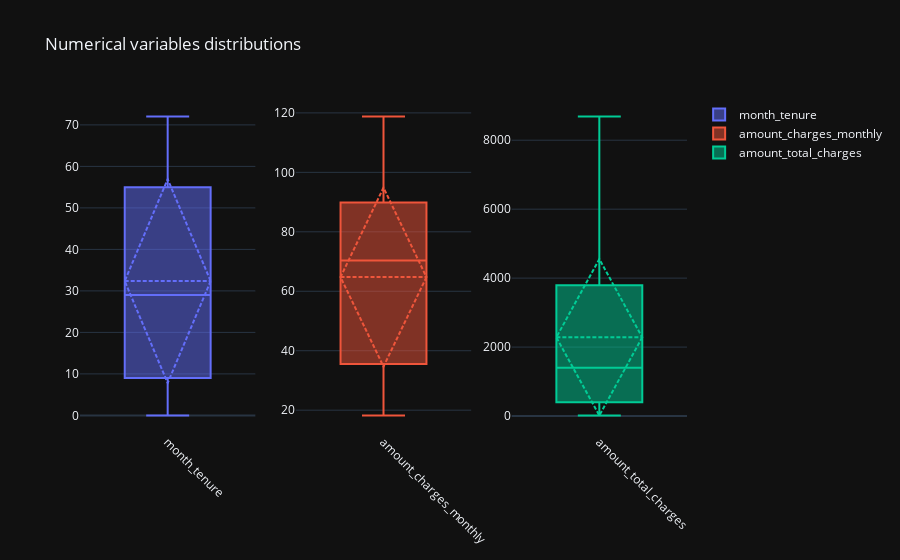

Notebook source saved alongside this figure:
### Code cell
n_col = len(num_columns)
col_width = [1/n_col for i in range(n_col)]
col_spec = [{"type": "bar"} for i in range(n_col)]

fig = make_subplots(
    rows=1,
    cols=n_col,
    column_widths=col_width,
    specs=[col_spec]
)

for i in range(n_col):
    col = num_columns[i]
    fig.add_trace(go.Box(y=df[col], name=col, boxmean="sd"), row=1, col=i+1)

fig.update_layout(title="Numerical variables distributions", template="plotly_dark")
fig.update_xaxes(tickangle=45)
fig.show()

### Figure 1 — Plotly figure (JSON) as saved in the notebook; plotly's stock layout.template omitted (floating-point values rounded to 4 significant figures; data arrays with more than 128 entries replaced by an {"elided": "..."} marker saying what was removed)
{"data": [{"boxmean": "sd", "name": "month_tenure", "type": "box", "xaxis": "x", "y": {"elided": "7043 int values"}, "yaxis": "y"}, {"boxmean": "sd", "name": "amount_charges_monthly", "type": "box", "xaxis": "x2", "y": {"elided": "7043 float values"}, "yaxis": "y2"}, {"boxmean": "sd", "name": "amount_total_charges", "type": "box", "xaxis": "x3", "y": {"elided": "7043 float values"}, "yaxis": "y3"}], "layout": {"title": {"text": "Numerical variables distributions"}, "xaxis": {"anchor": "y", "domain": [0, 0.2889], "tickangle": 45}, "xaxis2": {"anchor": "y2", "domain": [0.3556, 0.6444], "tickangle": 45}, "xaxis3": {"anchor": "y3", "domain": [0.7111, 1.0], "tickangle": 45}, "yaxis": {"anchor": "x", "domain": [0, 1]}, "yaxis2": {"anchor": "x2", "domain": [0, 1]}, "yaxis3": {"anchor": "x3", "domain": [0, 1]}}}
